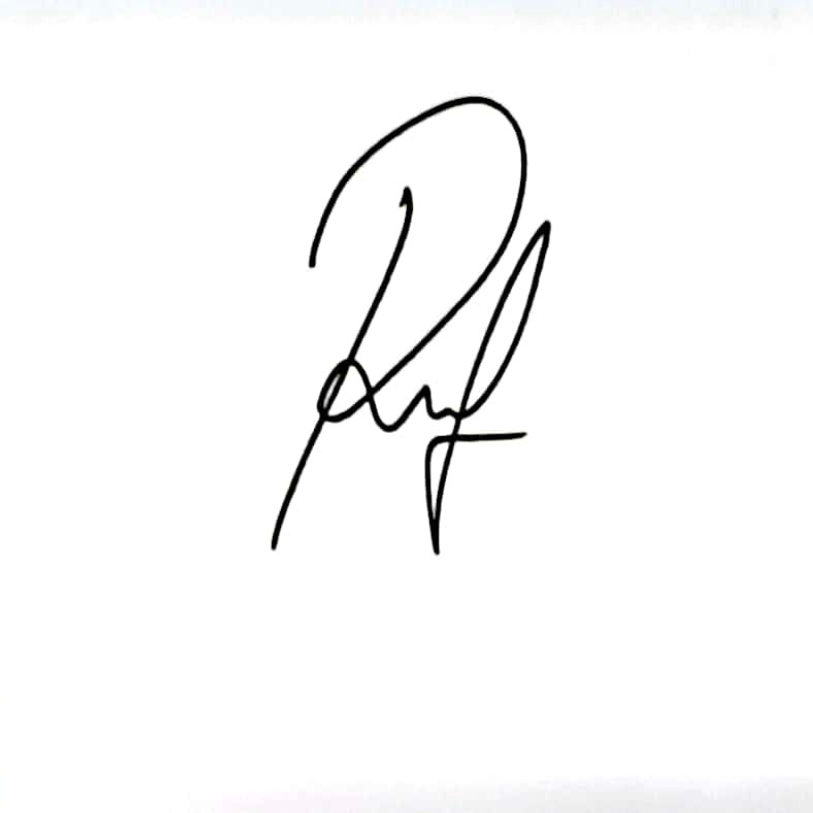
#> input picture dataset/ACA/ttd_rasya_rahmat (1).png, 813 x 813 px; its folder holds only this picture in this run
$ python project.py
#> lines starting #> are read from the running program, lines starting #| are printed output that depends on the picture
import os
import numpy as np
import cv2
from sklearn.model_selection import train_test_split
from sklearn.svm import SVC
from sklearn.neighbors import KNeighborsClassifier
from sklearn.ensemble import RandomForestClassifier
from sklearn.metrics import accuracy_score, classification_report, confusion_matrix
import matplotlib.pyplot as plt
import seaborn as sns

# Modul 1: Preprocessing Data
def preprocess_images(image_folder, img_size=(128, 128)):

#> called with image_folder = 'dataset', img_size = (128, 128)
    data = []
    labels = []
    classes = os.listdir(image_folder)
    for label, class_name in enumerate(classes):
        class_folder = os.path.join(image_folder, class_name)
        for img_file in os.listdir(class_folder):
            img_path = os.path.join(class_folder, img_file)
            img = cv2.imread(img_path, cv2.IMREAD_GRAYSCALE)
#> img: shape (813, 813); min 0, max 255, mean 249.5
            img = cv2.resize(img, img_size)
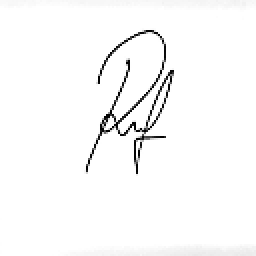
#> img: shape (128, 128) (shown 2 times larger); min 0, max 255, mean 249.5
            data.append(img.flatten())
            labels.append(label)
#> pass 2 of the loop in preprocess_images, `for label, class_name in enumerate(classes):`:
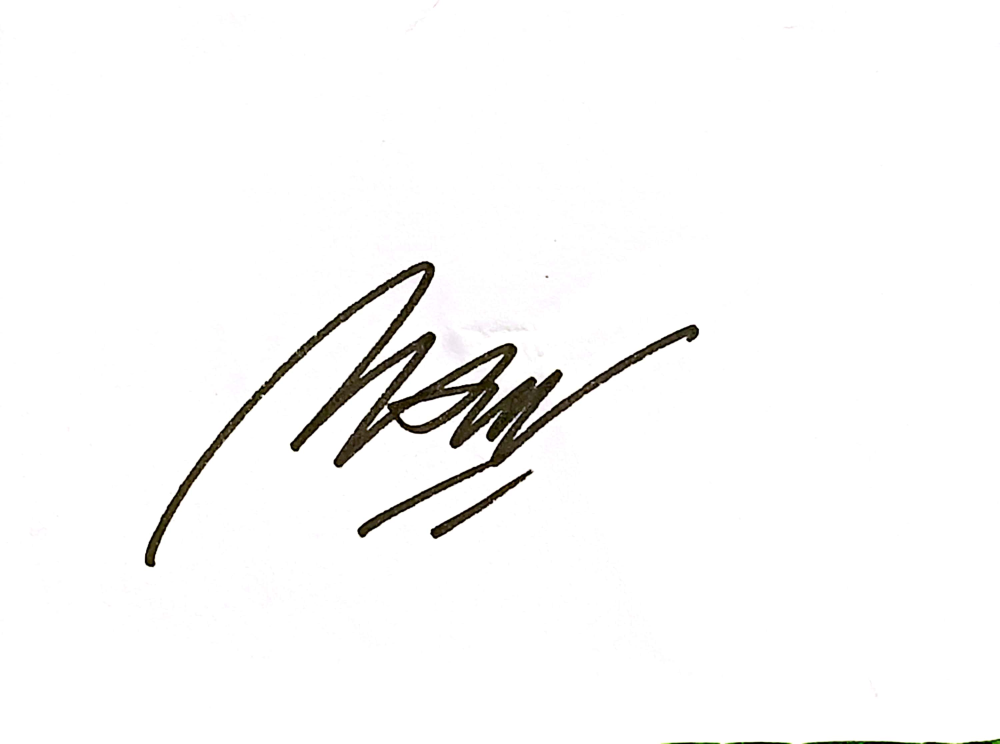
#> input picture dataset/AGIL/CamScanner 18-12-2024 03.46_1.jpg, 3000 x 2230 px (shown at 1/3 size)
#> in preprocess_images, `img = cv2.resize(img, img_size)`:
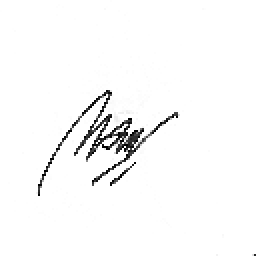
#> img: shape (128, 128) (shown 2 times larger); min 0, max 255, mean 248.9
    return np.array(data), np.array(labels), classes

# Modul 2: Membagi Data
def split_data(features, labels, test_size=0.3, random_state=42):
    return train_test_split(features, labels, test_size=test_size, random_state=random_state)

# Modul 3: Training Model
def train_svm(X_train, y_train, kernel='rbf', C=1.0):
    svm_model = SVC(kernel=kernel, C=C, random_state=42)
    svm_model.fit(X_train, y_train)
    return svm_model

def train_knn(X_train, y_train, n_neighbors=5):
    knn_model = KNeighborsClassifier(n_neighbors=n_neighbors)
    knn_model.fit(X_train, y_train)
    return knn_model

def train_random_forest(X_train, y_train, n_estimators=100):
    rf_model = RandomForestClassifier(n_estimators=n_estimators, random_state=42)
    rf_model.fit(X_train, y_train)
    return rf_model

# Modul 4: Evaluasi Model
def evaluate_model(model, X_test, y_test, class_names):
    y_pred = model.predict(X_test)
    accuracy = accuracy_score(y_test, y_pred)
    print(f"Accuracy: {accuracy:.2f}")
    print("\nClassification Report:")

    # Dapatkan label unik dari y_test dan y_pred
    unique_labels = np.unique(np.concatenate((y_test, y_pred)))

    # Filter class_names untuk mencocokkan label unik
    filtered_class_names = [class_names[i] for i in unique_labels]

    print(classification_report(y_test, y_pred, target_names=filtered_class_names)) # Use filtered_class_names

    # Confusion Matrix
    cm = confusion_matrix(y_test, y_pred)
    plt.figure(figsize=(10, 7))
    sns.heatmap(cm, annot=True, fmt='d', cmap='Blues', xticklabels=filtered_class_names, yticklabels=filtered_class_names) #Use filtered_class_names for confusion matrix labels
    plt.title('Confusion Matrix')
    plt.xlabel('Predicted Labels')
    plt.ylabel('True Labels')
    plt.show()
    return accuracy

# Modul 5: Visualisasi Akurasi
def plot_accuracies(accuracies, model_names):
    plt.bar(model_names, accuracies, color=['blue', 'orange', 'green'])
    plt.xlabel('Models')
    plt.ylabel('Accuracy')
    plt.title('Model Comparison')
    plt.ylim(0, 1)
    for i, acc in enumerate(accuracies):
        plt.text(i, acc + 0.01, f"{acc:.2f}", ha='center')
    plt.show()

# Main Program
if __name__ == "__main__":

    image_folder = "dataset"

    # Step 1: Preprocess data
    print("Preprocessing images...")
    features, labels, class_names = preprocess_images(image_folder)
#> labels = [0, 1]; class_names = ['ACA', 'AGIL']

    # Step 2: Split data
    print("Splitting data into training and validation sets...")
    X_train, X_test, y_train, y_test = split_data(features, labels)
#> y_train = [0]; y_test = [1]

    # Step 3: Train models
    print("Training models...")
    svm_model = train_svm(X_train, y_train)
#> (the run stopped early here; a loop or call above may not have finished)
